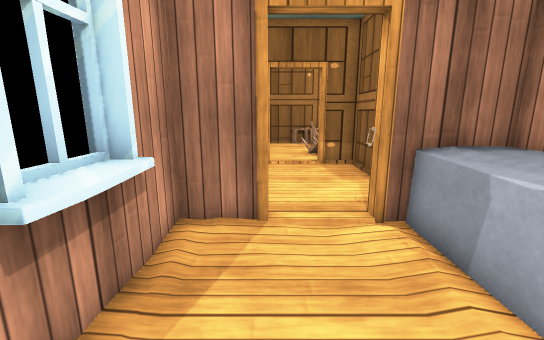
View 1 (above)

17 first-person views from a walk through a 3-D level made in the Unity game engine. The camera is 1.2 m above the floor, tilts 12° down and sees 90° across. The floor is counted in squares, 0.5 m on a side. Each view is taken from the middle of a square. On the plan, view 1 faces up. The plan holds only what a view shows up to about 18 squares ahead; the rest is blank. The place goes on beyond the plan. Some animated figures are left out. Surface patterns are stand-ins for the level's own textures.

View 2
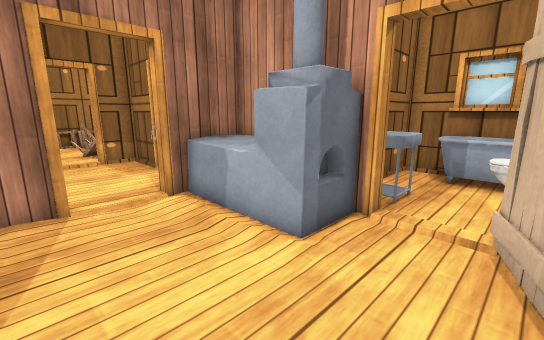

View 3
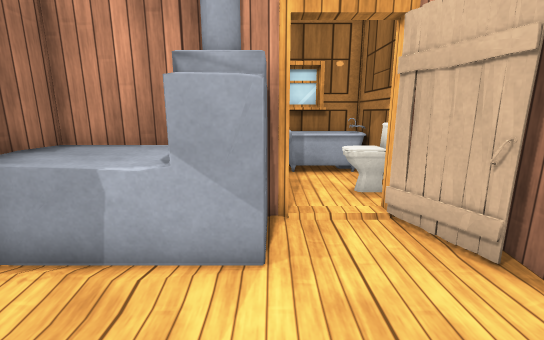

View 4
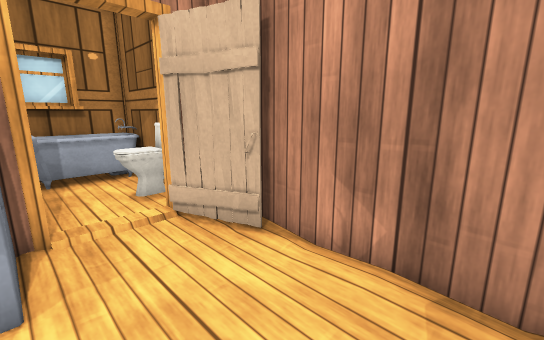

View 5
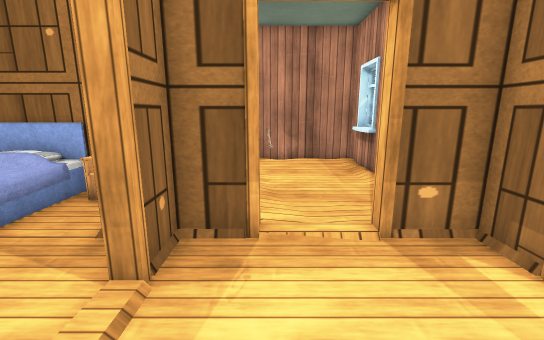

View 6
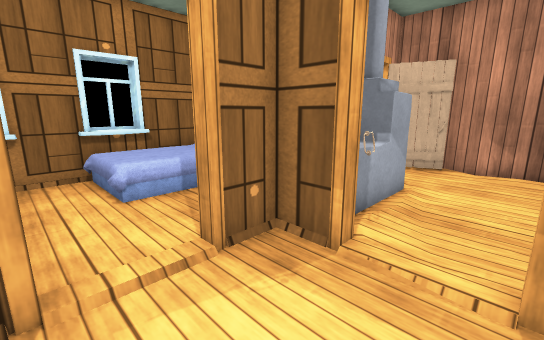

View 7
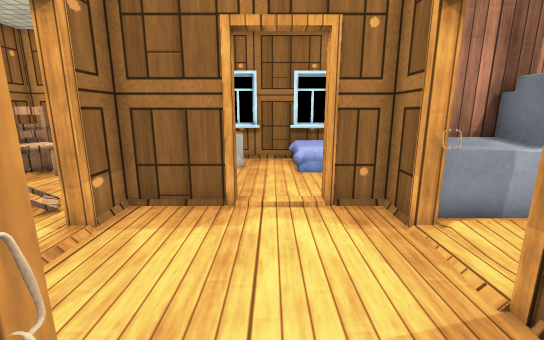

View 8
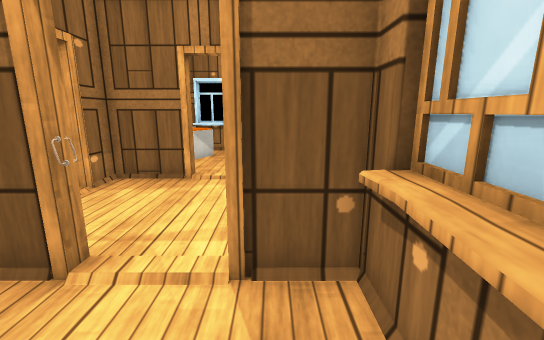

View 9
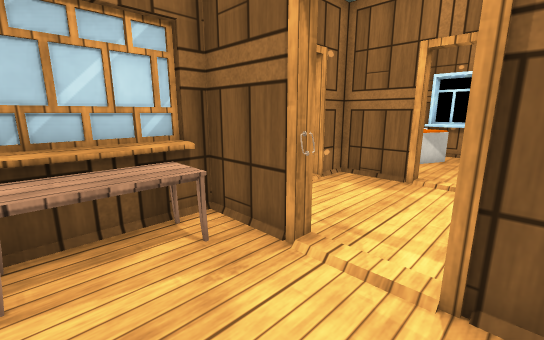

View 10
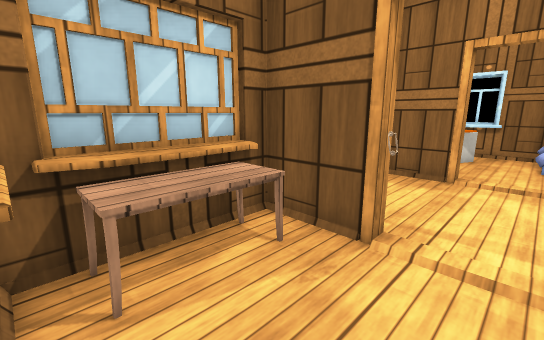

View 11
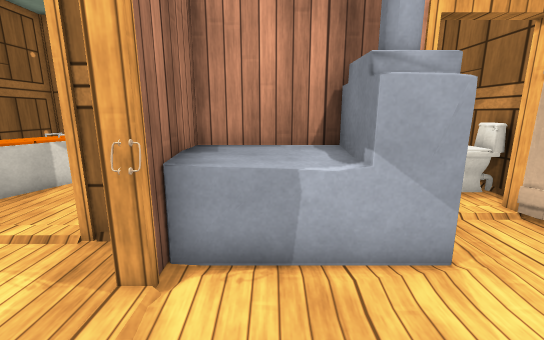

View 12
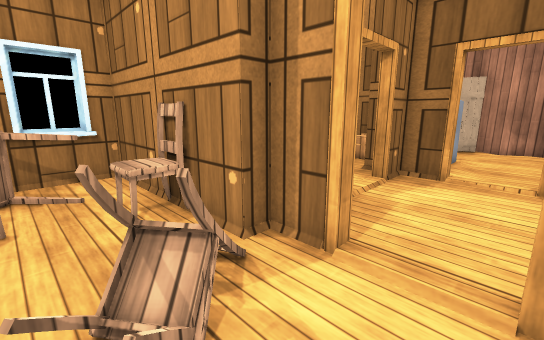

View 13
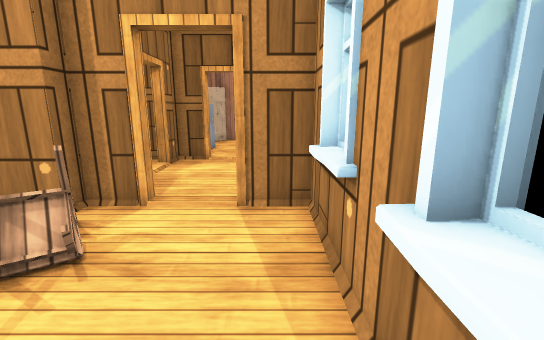

View 14
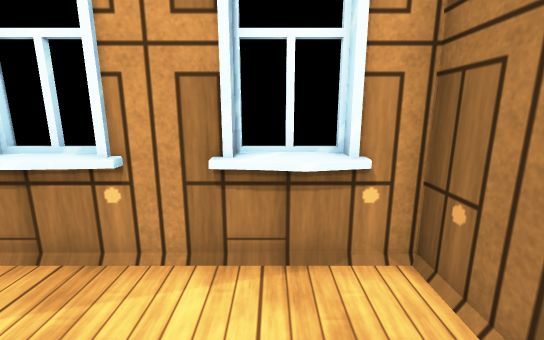

View 15
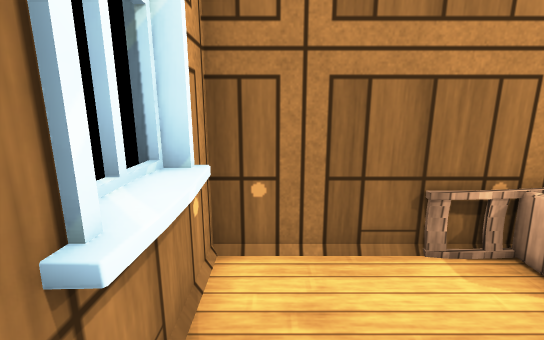

View 16
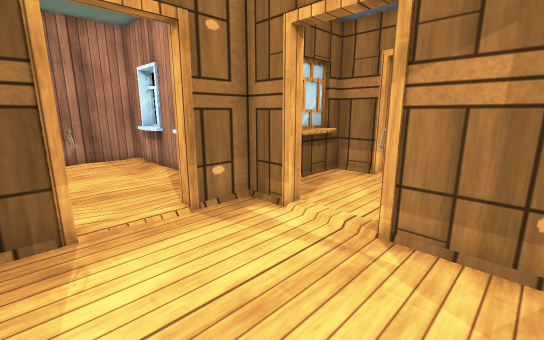

View 17
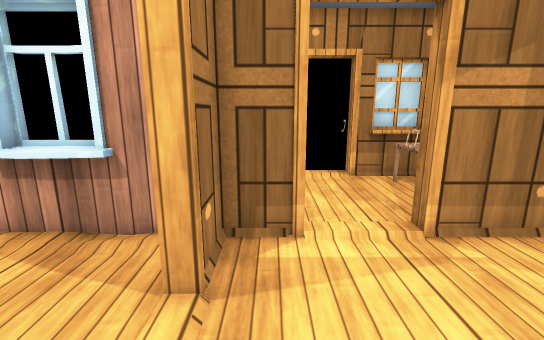

### Floor plan
Points are (right, up) in squares from view 1. A wall is a line through its corners. A room is listed if a view was taken in it or the views show most of it. See-through windows are left out.
Room 1 (views 1, 2, 3, 4, 11)
walls: (-2.6, 2.6) (-2.6, 2.1); (-2.3, 3.9) (-2.3, 2); (-2.6, 3.4) (-2.6, 2.8); (-0.1, 6) (-0.1, 5.7) (-2, 5.7) (-2, -2.8) (3.6, -2.8); (-2.6, 4.1) (-2.6, 3.6); (-2.3, -0.6) (-2.3, -1.8); (2.7, -2.3) (3.3, -2.2); (2.8, -2.3) (3.4, -2.2); (5.5, 0.6) (5, 0.6); (2.7, -2.4) (4.9, -1.6); (2.7, -2.5) (4.1, -1.8); (4.1, -2) (5, -1.8); (4.5, -1.7) (5, -1.6); (4.9, -1.7) (5.5, -1.7); (5, 5.7) (2.4, 5.7)
low walls: (-1.8, 0.4) (-1.8, -1.8); (-1.8, 4.1) (-1.8, 1.8)
ways out: opening at (0.5, 6) to room 2
objects: stove (3, 1) to (5, 5)
Room 2 (views 5, 6, 16, 17)
walls: (4.4, 10) (3.8, 10) (3.8, 12.8) (2.2, 12.8) (2.2, 13.2); (-2, 7.6) (-2, 6) (-0.1, 6); (-2, 12.4) (-2, 10.4); (2.4, 6) (3.8, 6) (3.8, 7.6) (4.4, 7.6)
ways out: opening at (0.5, 6) to room 1; opening at (-2.5, 9) to room 3; opening at (1, 13) to room 4; opening at (4, 8.5)
objects: other object (-2, 10)
Room 3 (views 7, 8, 9, 10)
walls: (-7.3, 7.5) (-7.3, 5.7) (-2.4, 5.7) (-2.4, 7.5); (-2.4, 10.4) (-2.4, 12.8) (-7.3, 12.8) (-7.3, 10.1); (-4.6, 5.4) (-3, 5.4); (-6.6, 5.4) (-5.1, 5.4); (-7.6, 12.6) (-7.6, 10.9); (-3, 13.1) (-6.6, 13.1)
low walls: (-6.8, 6) (-2.9, 6); (-2.9, 12.6) (-7, 12.5) (-7, 10.6)
ways out: opening at (-2.5, 9) to room 2
objects: table (-6, 11) to (-3, 12)
Room 4 (views 12, 13, 14, 15)
walls: (2.2, 13.2) (3.8, 13.2) (3.8, 13.9) (11.3, 13.9) (11.3, 17); (-2.3, 16.2) (-2.3, 14.6); (-2.6, 16.1) (-2.6, 15.5); (-2.6, 15.4) (-2.6, 14.7); (-2, 20.5) (-2, 13.2) (0, 13.2); (-2.6, 19.2) (-2.6, 18.4); (-2.3, 20.2) (-2.3, 18.4); (-2.6, 20.1) (-2.6, 19.4); (11.6, 14.7) (11.6, 16.6)
low walls: (-1.7, 16.7) (-1.6, 15.7); (-1.8, 15.9) (-1.8, 14.4); (-1.8, 20.5) (-1.7, 18.1); (11.1, 14.5) (11.1, 15.5)
ways out: opening at (1, 13) to room 2
objects: chair (2, 16) to (3, 16); chair (2, 21) to (4, 21); chair (6, 15) to (7, 15); chair (6, 17) to (8, 19); table (9, 16) to (10, 17)

Where each view was taken, in squares from view 1:
view 1: 0 up, 0 right, facing up
view 2: 2 down, 1 left, facing up-right
view 3: 1 up, 1 left, facing right
view 4: 1 up, 1 left, facing down-right
view 5: 11 up, 2 right, facing down
view 6: 10 up, 0 right, facing down-right
view 7: 9 up, 3 left, facing right
view 8: 7 up, 6 left, facing right
view 9: 7 up, 6 left, facing up-right
view 10: 8 up, 7 left, facing up-right
view 11: 4 up, 1 left, facing right
view 12: 17 up, 0 right, facing down-right
view 13: 20 up, 1 left, facing down
view 14: 19 up, 2 right, facing left
view 15: 17 up, 1 left, facing up
view 16: 12 up, 3 right, facing down-left
view 17: 7 up, 3 right, facing left
